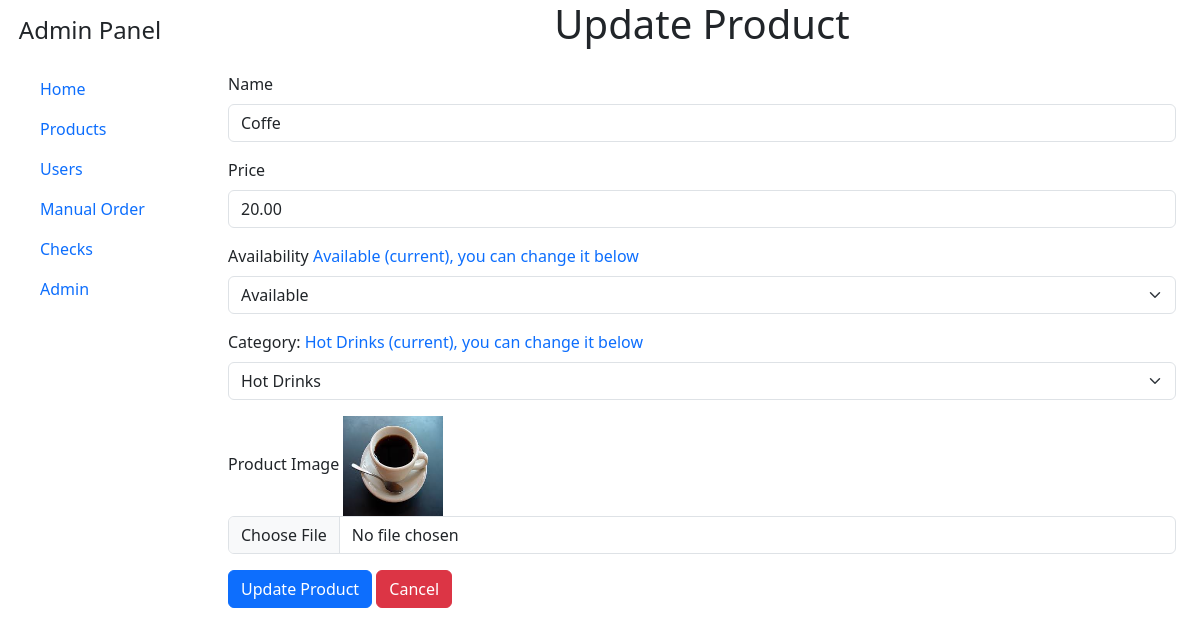
/product/updateproduct.php?productid=7, run on the app's committed database.
### tables this page shows
CREATE TABLE `products` (
  `id` int(11) NOT NULL,
  `name` varchar(100) NOT NULL,
  `price` decimal(10,2) NOT NULL,
  `avalability` enum('true','false') DEFAULT 'true',
  `cat_id` int(11) DEFAULT NULL,
  `image` varchar(255) NOT NULL
);

CREATE TABLE `categories` (
  `id` int(11) NOT NULL,
  `name` varchar(100) NOT NULL
);

### product/updateproduct.php (the view, shortened to what this page needs)
<?php
    $productid = $_GET['productid'];
    include_once '../connect.php';
    $checkExisting = "SELECT * FROM products WHERE id = '$productid'";
    $checkExistingResult = mysqli_query($myConnection, $checkExisting);
    $productInfo = mysqli_fetch_assoc($checkExistingResult);
    $name = $productInfo['name'];
    $price = $productInfo['price'];
    $avalability = $productInfo['avalability'];
    $cat_id = $productInfo['cat_id'];
    $image = $productInfo['image'];
?>
<!DOCTYPE html>
<html lang="en">
<head>
    <link href="https://cdn.jsdelivr.net/npm/bootstrap@5.3.5/dist/css/bootstrap.min.css" rel="stylesheet">
</head>
<body>
    <div class="page-container row">
        <aside class="col-md-2 col-12">
                <div class="d-flex flex-column p-3">
                    <h4 class="text-center mb-4">Admin Panel</h4>
                    <ul class="nav nav-pills flex-column mb-auto">
                        <li class="nav-item">
                            <a href="listproducts.php" class="nav-link">
                                <i class="fas fa-home me-2"></i> Home
                            </a>
                        </li>
                        <li class="nav-item">
                            <a href="listproducts.php" class="nav-link">
                                <i class="fas fa-box me-2"></i> Products
                            </a>
                        </li>
                        <li class="nav-item">
                            <a href="#" class="nav-link">
                                <i class="fas fa-users me-2"></i> Users
                            </a>
                        </li>
                        <li class="nav-item">
                            <a href="#" class="nav-link">
                                <i class="fas fa-shopping-cart me-2"></i> Manual Order
                            </a>
                        </li>
                        <li class="nav-item">
                            <a href="#" class="nav-link">
                                <i class="fas fa-list-check me-2"></i> Checks
                            </a>
                        </li>
                        <li class="nav-item">
                            <a href="#" class="nav-link">
                                <i class="fas fa-user-shield me-2"></i> Admin
                            </a>
                        </li>
                    </ul>
                </div>
        </aside>
        <main class="col-md-10 col-12">
            <h1 class="text-center">Update Product</h1>
            <form method="POST" class="m-4" enctype="multipart/form-data">
                <div class="mb-3">
                    <label for="name" class="form-label">Name</label>
                    <input type="text" class="form-control" id="name" name="name" value="<?php echo $name ?>">
                </div>
                <div class="mb-3">
                    <label for="price" class="form-label">Price</label>
                    <input type="text" class="form-control" id="price" name="price" value="<?php echo $price ?>">
                </div>
                <div>
                    <label for="avalability" class="form-label">Availability</label>
                    <span class="text-primary">
                        <?php
                            echo ($avalability == 'true') ? 'Available' : 'Not Available';
                            echo " (current), you can change it below";
                        ?>
                    </span>
                    <select class="form-select mb-3" name="avalability" id="avalability">
                        <option value="true" <?php echo ($avalability == 'true') ? 'selected' : ''; ?>>Available</option>
                    </select>
                </div>
                <div>
                    <label for="category" class="form-label">Category: </label>
                    <span class="text-primary">
                        <?php
                            $getCat = "SELECT * FROM categories WHERE id = '$cat_id'";
                            $result = mysqli_query($myConnection, $getCat);
                            $cat = mysqli_fetch_assoc($result);
                            echo $cat['name'] . " (current), you can change it below";
                        ?>
                    </span>
                    <select class="form-select mb-3" name="cat_id" id="category">
                        <?php
                            $getAllCategories = "SELECT * FROM categories";
                            $result = mysqli_query($myConnection, $getAllCategories);
                            while ($row = mysqli_fetch_assoc($result)) {
                                $selected = ($row['id'] == $cat_id) ? 'selected' : '';
                                echo "<option value='" . $row['id'] . "' $selected>" . $row['name'] . "</option>";
                            }
                        ?>
                    </select>
                </div>
                <div class="mb-3">
                    <label for="image" class="form-label">Product Image</label>
                    <img src="../images/<?php echo $image ?>" alt="Product Image" width="100" height="100">
                    <input type="file" class="form-control" id="image" name="image" value="<?php echo $image ?>">
                </div>
                <button type="submit" class="btn btn-primary" name="subBtn">Update Product</button>
                <a href="listproducts.php" class="btn btn-danger">Cancel</a>
            </form>
        </main>
    </div>
</body>
</html>

### data on the page
products: name "Coffe", price "20.00", avalability "Available", image (picture)
categories: name "Hot Drinks"

### other printed values
form field cat_id "Hot Drinks"
